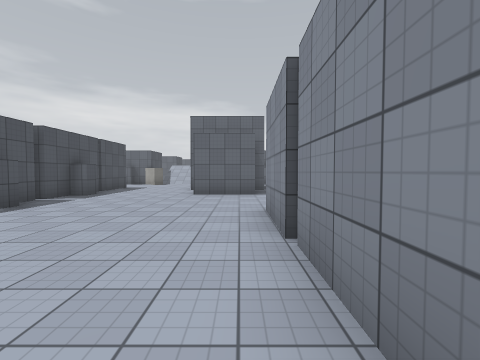
view 1 (above)

24 first-person views from a walk through a 3-D level made in the Unity game engine. The camera is 1.5 m above the floor, tilts 2° down and sees 90° across. The floor is counted in squares, 2 m on a side. Each view is taken from the middle of a square. On the plan, view 1 faces up. The plan holds only what a view shows up to about 9 squares ahead; the rest is blank. The place goes on beyond the plan. Door leaves are left out, so doorways stand open. Surface patterns are stand-ins for the level's own textures.

view 2
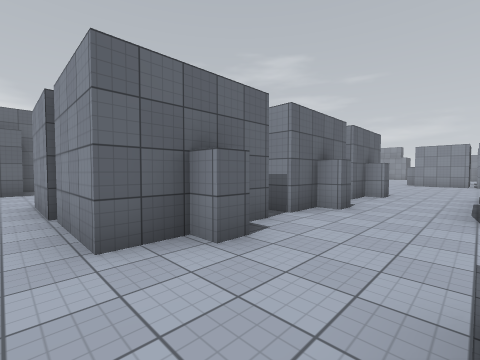

view 3
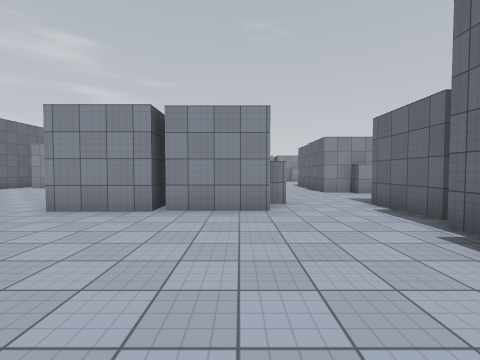

view 4
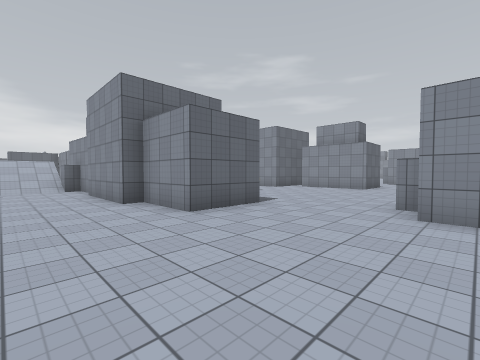

view 5
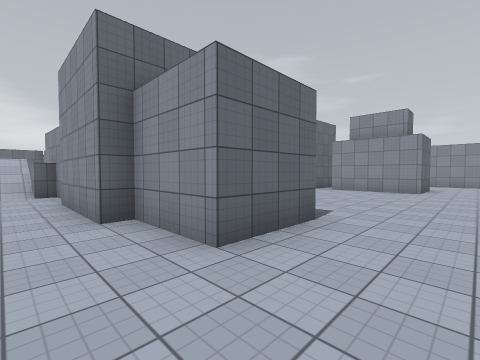

view 6
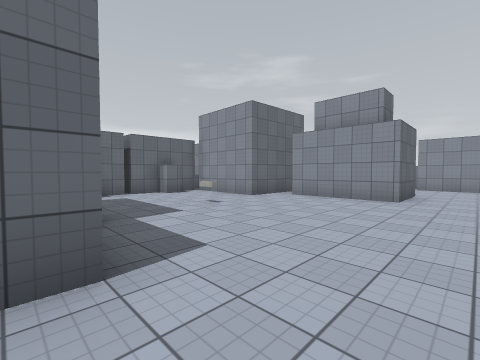

view 7
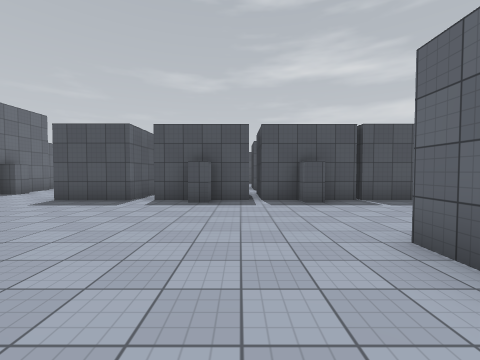

view 8
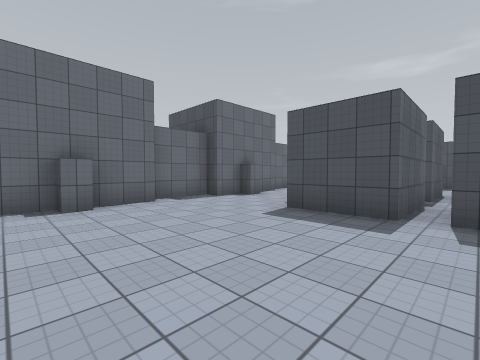

view 9
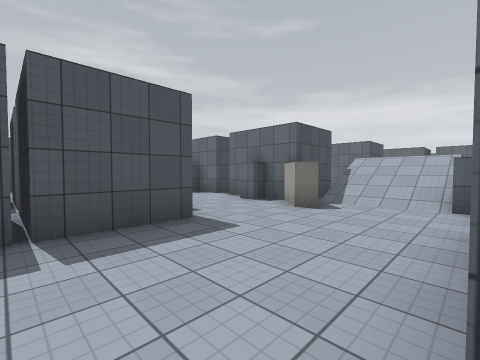

view 10
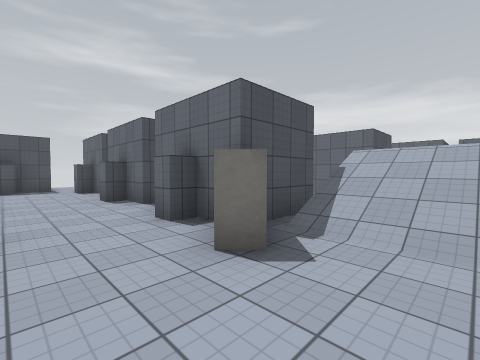

view 11
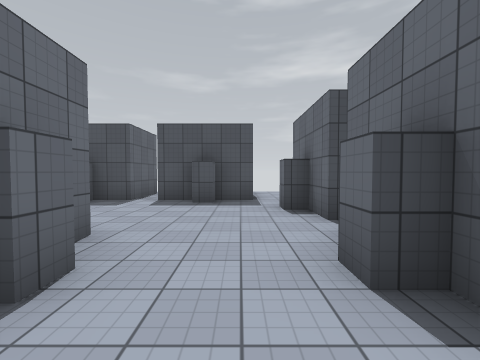

view 12
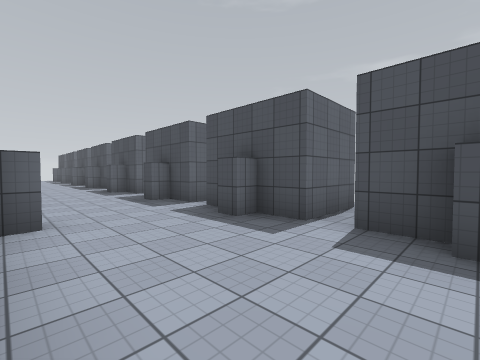

view 13
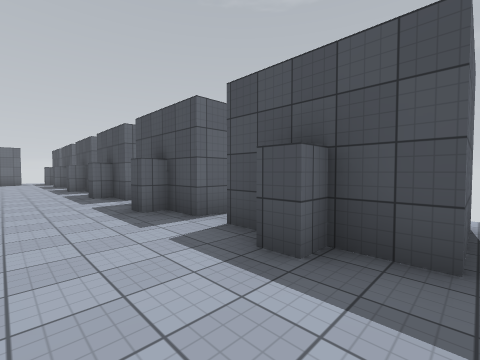

view 14
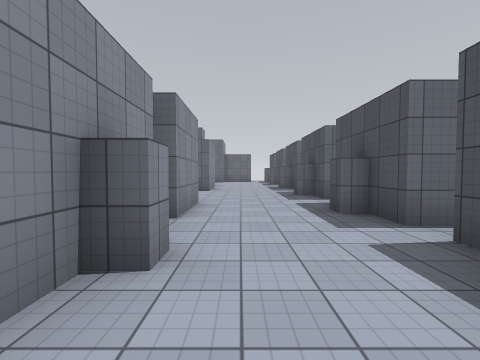

view 15
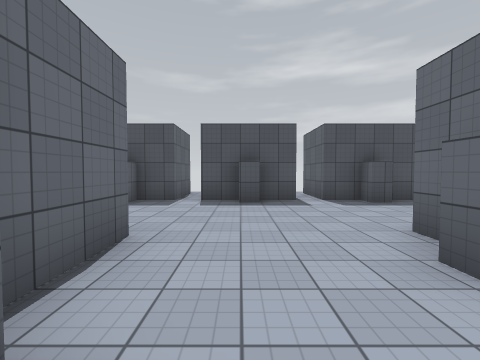

view 16
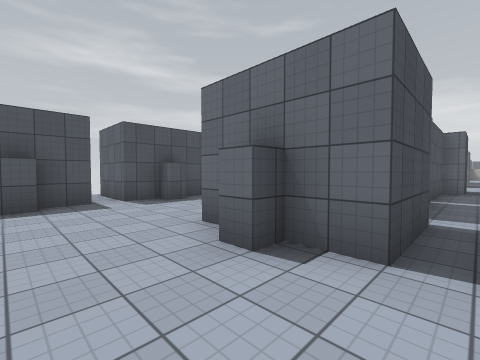

view 17
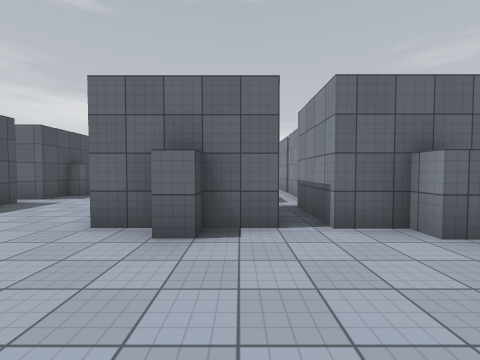

view 18
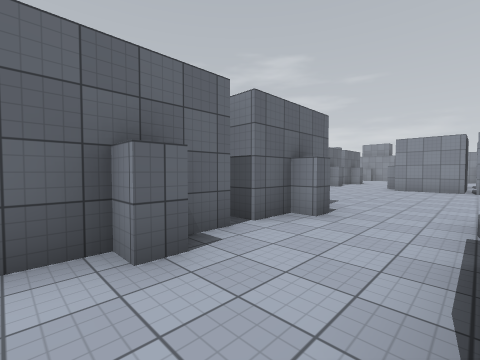

view 19
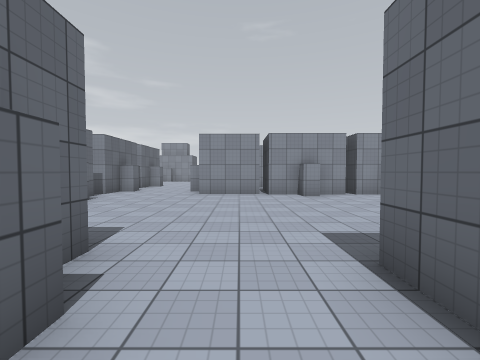

view 20
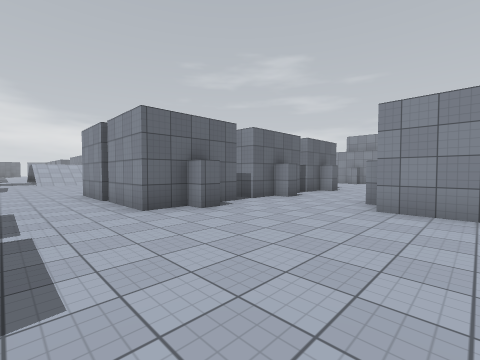

view 21
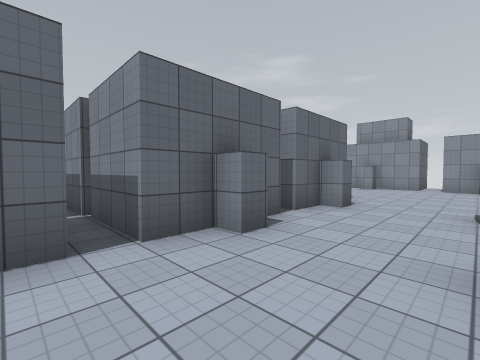

view 22
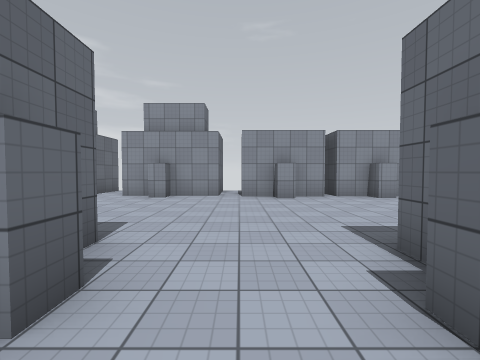

view 23
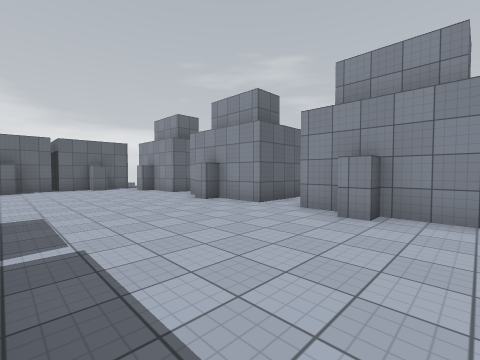

view 24
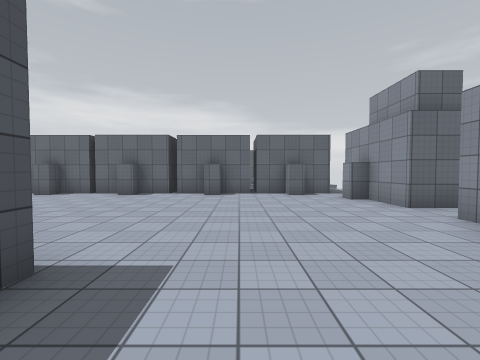

### Floor plan
Key: @ floor where view 1 was taken; # wall or solid block; . floor; / step, stairs or slope; D open door; = window, fence, low wall or low ledge.
Columns run from 16 left of view 1 to 27 right of it. Each row starts with its distance up from view 1.
 20          ##
 19
 18
 17             //
 16           #///##
 15    ##### ##///.#  ####         ###########
 14  .........##...#  ...##         ..........
 13  #.............   ....#         ..........#
 12  #............D   ....#          .........#
 11  #....##. #...D   ..=.###        .........##
 10 ##....##. #...####.....#  ..      .........
  9  #....##.##....# ......#  ...      .......#
  8  #....##.##....##......## ...       ......#
  7  #....##.##.................#  #    #.....##
  6 ##....##.##.................#  #     ......
  5  #....# .##.........      ..#  #     .....#
  4  .....# .##......##       ..#########.....#
  3  #...###.##......#        ................#
  2 ##...###.##......#        ................#
  1 .................#########................#
  0  #..............@..............##  ##.....#
 -1  #.............................##     ....#
 -2  #......###..###.....# ........##       ..#
 -3 ##....### #### ### ..#  ##.....#          #

Where each view was taken, in squares from view 1:
view 1: 0 up, 0 right, facing up
view 2: 2 down, 0 right, facing up-right
view 3: 1 up, 4 left, facing right
view 4: 4 up, 4 left, facing up-right
view 5: 6 up, 3 left, facing up-right
view 6: 6 up, 0 right, facing up-right
view 7: 6 up, 1 right, facing left
view 8: 4 up, 1 left, facing down-left
view 9: 9 up, 2 left, facing up-left
view 10: 12 up, 3 left, facing up-left
view 11: 13 up, 8 left, facing left
view 12: 12 up, 11 left, facing down-left
view 13: 7 up, 12 left, facing down-left
view 14: 7 up, 12 left, facing down
view 15: 1 down, 8 left, facing left
view 16: 1 down, 8 left, facing up-left
view 17: 2 down, 9 left, facing up
view 18: 2 down, 4 right, facing up-right
view 19: 1 down, 7 right, facing right
view 20: 1 down, 10 right, facing up-right
view 21: 1 up, 14 right, facing up-right
view 22: 2 up, 18 right, facing right
view 23: 3 up, 21 right, facing up-right
view 24: 6 up, 22 right, facing up
